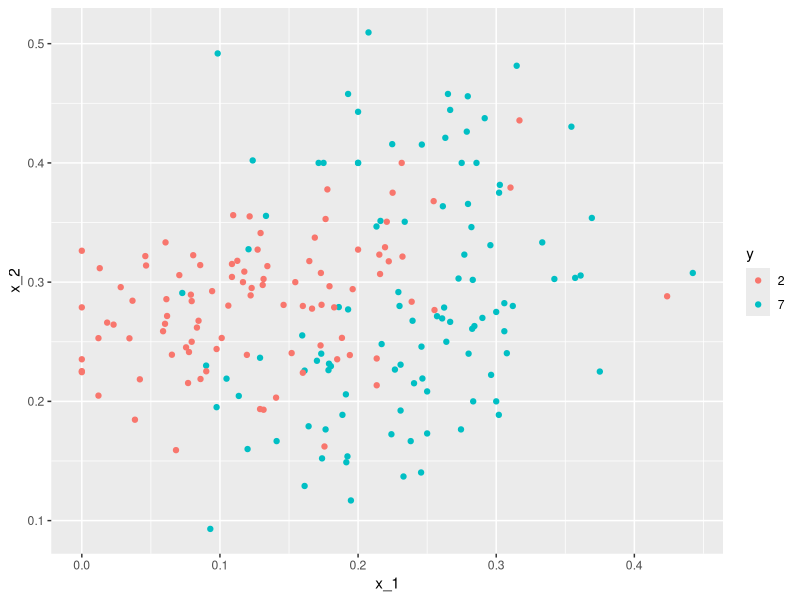
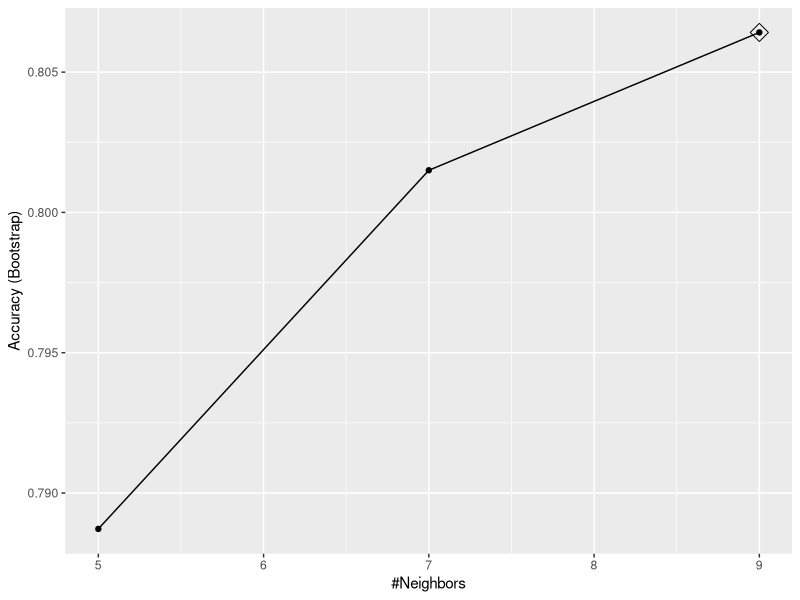
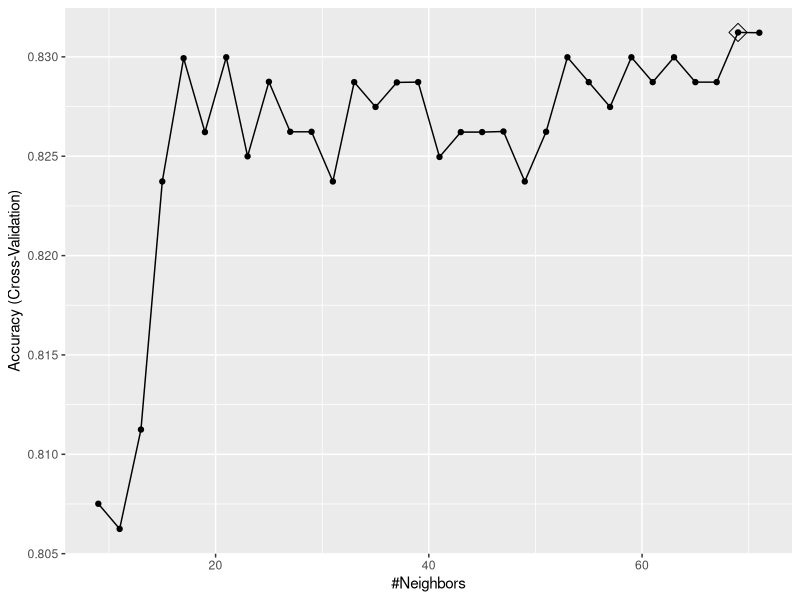
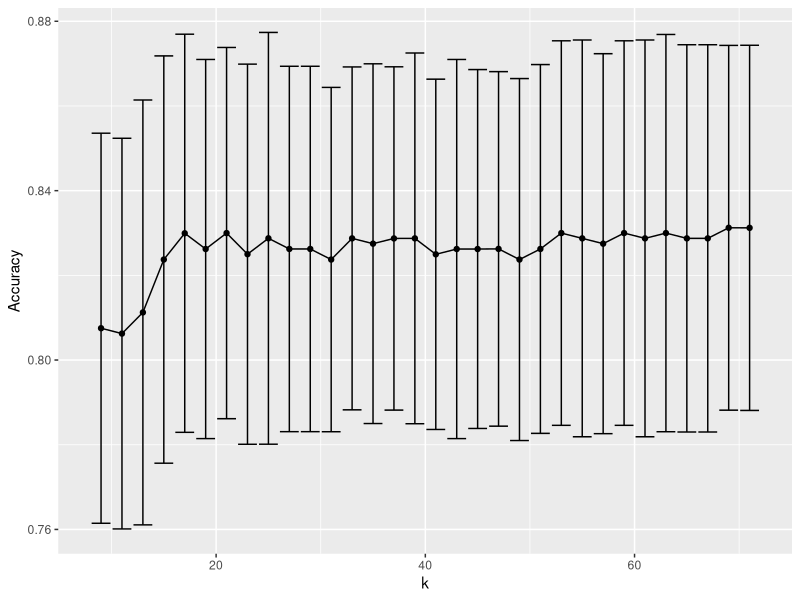

Recreate these plots in R, in order.
## ---- chunk 1
knitr::opts_chunk$set(echo = TRUE)
## ---- chunk 2
library(caret)
library(tidyr)
library(dplyr)
library(ggplot2)
library(dslabs)
## ---- chunk 3
data("mnist_27") 
# Plot the data for digits 2 and 7
mnist_27$test%>% ggplot(aes(x_1, x_2, color = y)) + geom_point()
## ---- chunk 4
x <- as.matrix(mnist_27$train[,2:3])
y <- mnist_27$train$y
## ---- chunk 5
knn_fit <- knn3(y ~ ., data = mnist_27$train, k = 5)
# Prediction
y_hat_knn <- predict(knn_fit, mnist_27$test, type= "class")
# Confusion Marix
confusionMatrix(data= y_hat_knn, reference = mnist_27$test$y)$overall["Accuracy"] 
## ---- chunk 6
train_knn <- train(y ~ ., method = "knn", data = mnist_27$train)
ggplot(train_knn, highlight = TRUE)
## ---- chunk 7
control <- trainControl(method = "cv", number = 10, p = 0.9) 
train_knn_cv <- train(y ~ ., method = "knn",                     
                      data = mnist_27$train,                    
                      tuneGrid = data.frame(k = seq(9, 71, 2)),                    
                      trControl = control) 
ggplot(train_knn_cv, highlight = TRUE)
## ---- chunk 8
train_knn_cv$bestTune 
train_knn_cv$finalModel
## ---- chunk 9
train_knn_cv$results %>%    
  ggplot(aes(x = k, y = Accuracy)) +   geom_line() +   geom_point() +   
  geom_errorbar(aes(x = k,
                    ymin = Accuracy - AccuracySD,                      
                    ymax = Accuracy + AccuracySD))
## ---- chunk 10
Pred_knn_cv <- predict(train_knn_cv, mnist_27$test,type="raw")
# confusion matrix
cm <- confusionMatrix(Pred_knn_cv, mnist_27$test$y)
cm
## ---- chunk 11
cm$overall["Accuracy"] 
